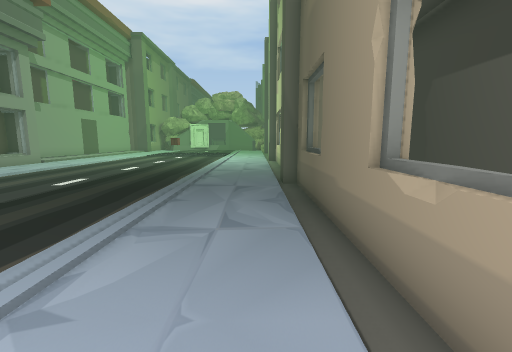
[1] (above)

19 first-person views from a walk through a scene from a Unity 3-D project. The camera is 1.3 m above the floor, tilts 8° down and sees 90° across. The floor is counted in squares, 1 m on a side. Each view is taken from the middle of a square. On the plan, view 1 faces up. The plan holds only what a view shows up to about 13 squares ahead; the rest is blank. The place goes on beyond the plan. The player character is not drawn. Some animated figures are left out. Some surface patterns are stand-ins.

[2]
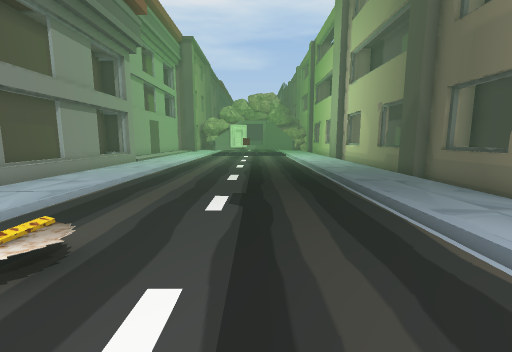

[3]
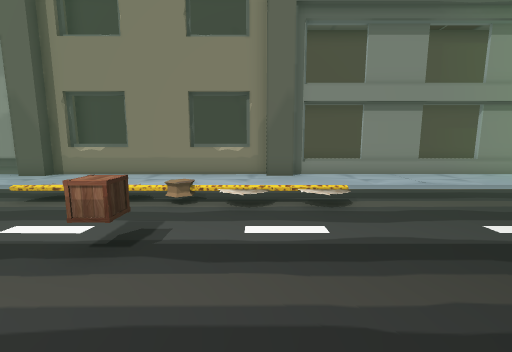

[4]
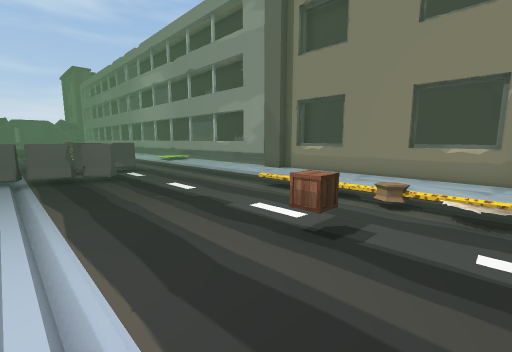

[5]
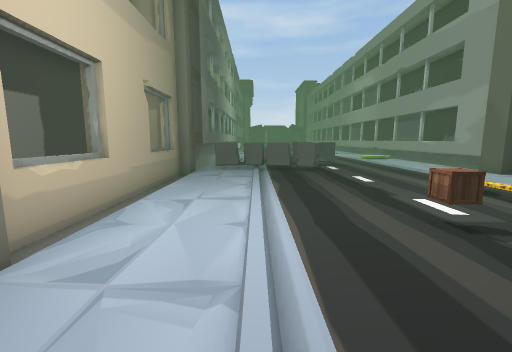

[6]
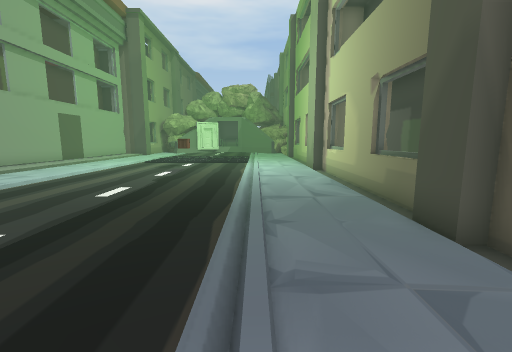

[7]
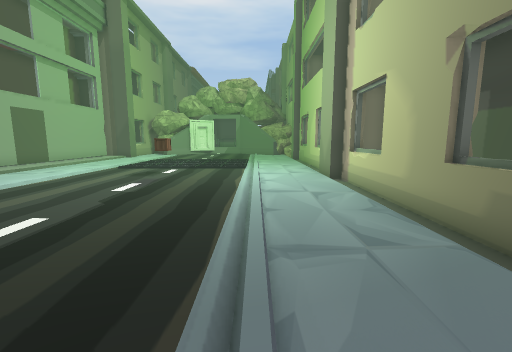

[8]
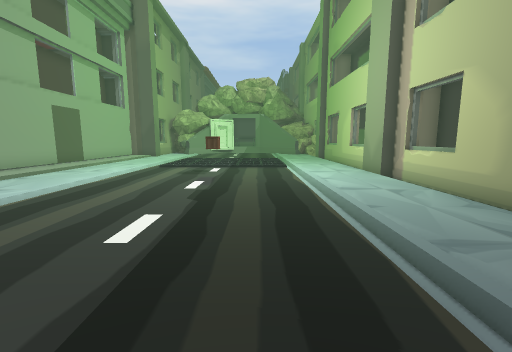

[9]
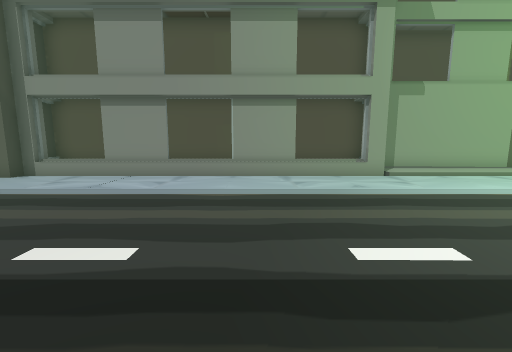

[10]
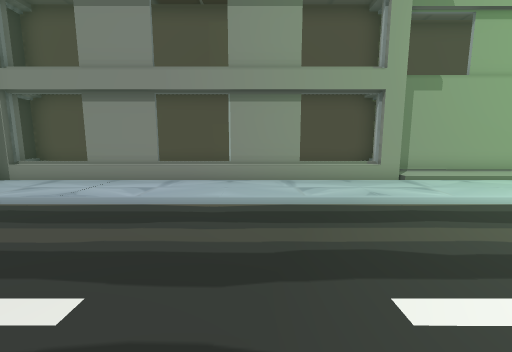

[11]
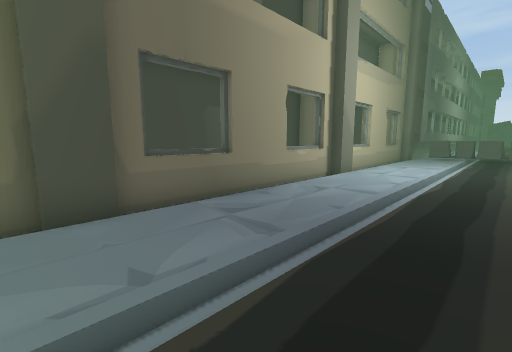

[12]
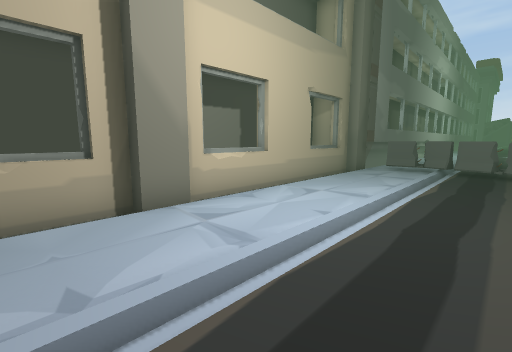

[13]
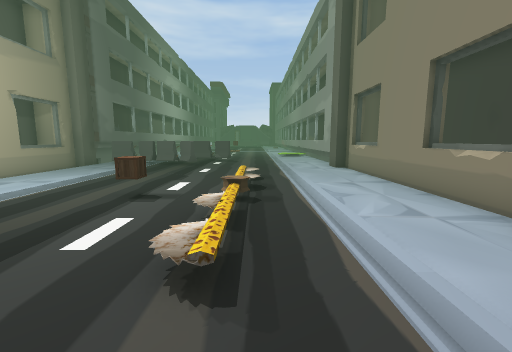

[14]
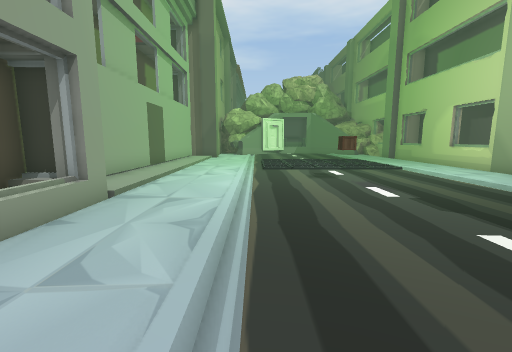

[15]
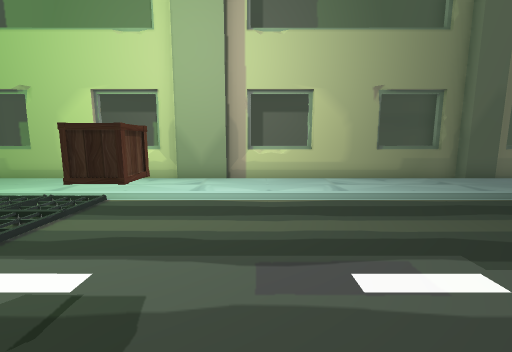

[16]
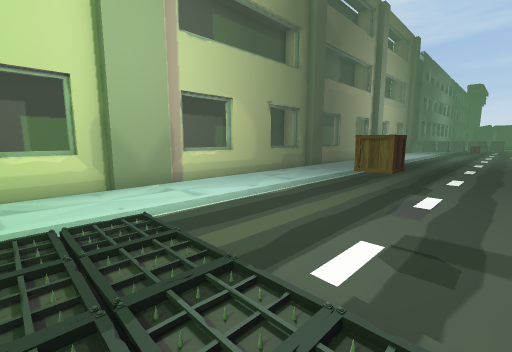

[17]
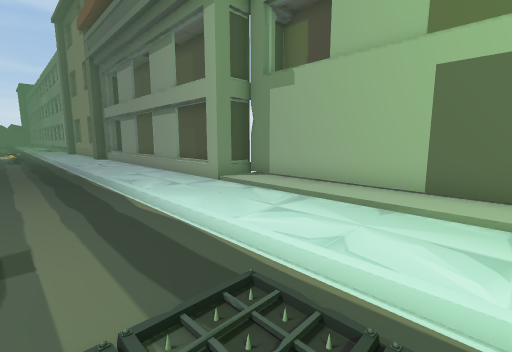

[18]
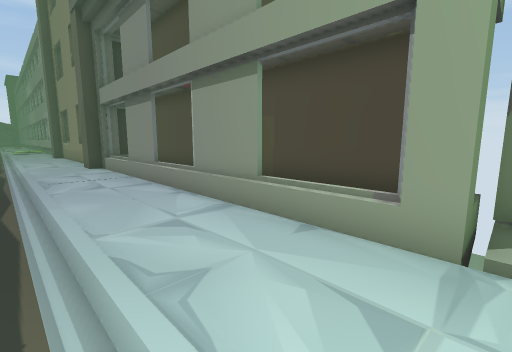

[19]
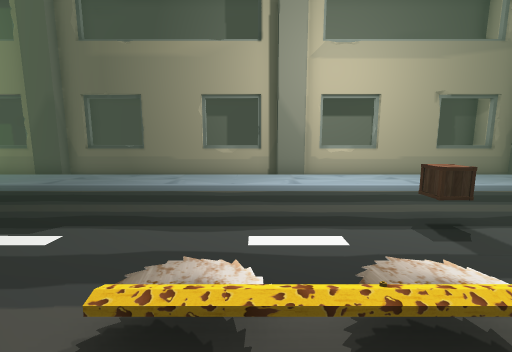

### Floor plan
Key: @ floor where view 1 was taken; # wall or solid block; . main floor; : floor 0.25 m higher than the main floor; - floor 0.25 m lower than the main floor; / step, stairs or slope; = window, fence, low wall or low ledge; ^ raised ledge; v drop or lower ground; B barrier; S spikes; O other object.
Columns run from 14 left of view 1 to 3 right of it. Each row starts with its distance up from view 1.
 22 #:....S.S.SS/..-^#
 21 #:....S S.SS/..-=#
 20 #:........../..###
 19 #:........../..##
 18 #:......O.../..###
 17 #:........../..-^#
 16 #:........../..-^#
 15 #v........../..-##
 14 ##........../..-##
 13 #O........../..-##
 12 #O........../..-^#
 11 ##........../..-^#
 10 ##........../..###
  9 ##........../..###
  8 #O........../..-##
  7 #O........../..-^#
  6 ##........../..-^#
  5 ##........../..-##
  4 #O........../..-##
  3 #O........../..-##
  2 ##........../..-^#
  1 ###........./..-##
  0 ###....O..../.@###
 -1 #^^........./..###
 -2 #^^......O../..-^#
 -3 ###...O...../..-^#
 -4  ##........./..-##
 -5 ###...O...../..-##
 -6 #^=........./..-##
 -7 #^=........./..-^#
 -8 ###........./..-^#
 -9   #........./..###
-10   #......BBBBBB#
-11   #. ........B.#

Positions as (right, up) in squares from view 1, and headings:
1: (0, 0), facing up
2: (-5, -1), facing up
3: (-2, 0), facing left
4: (-2, 0), facing down-left
5: (-2, 2), facing down
6: (-2, 5), facing up
7: (-2, 8), facing up
8: (-4, 8), facing up
9: (-3, 10), facing left
10: (-4, 10), facing left
11: (-4, 10), facing down-right
12: (-4, 2), facing down-right
13: (-8, 4), facing down
14: (-9, 9), facing up
15: (-8, 17), facing right
16: (-7, 22), facing down-right
17: (-7, 22), facing down-left
18: (-9, 15), facing down-left
19: (-9, 1), facing right
